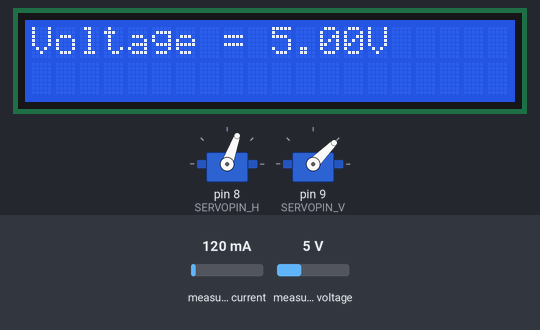
Recording of a sketch running on a simulated Arduino Uno, built with avr-gcc and run on an emulated ATmega328P. Parts: 20×2 character LCD, 2 × servo. Inputs (shaded band) come from the test bench; at power-on: measured voltage 5 V, measured current 120 mA. What the sketch prints to the serial monitor is not drawn.

Above: at 2.3 s.
2.4 s: measured voltage set to 0.3 V
At 3.7 s:
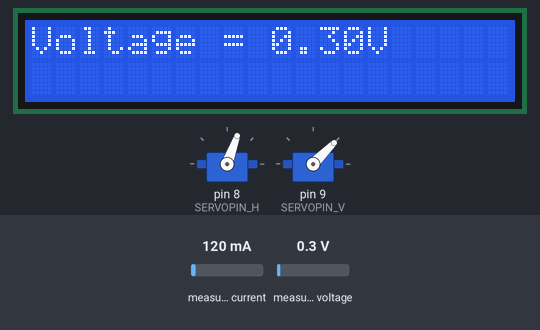
8.4 s: measured voltage set to 3.8 V
At 9.3 s:
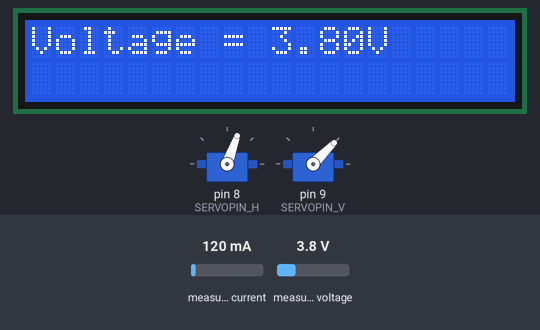
10.0 s: measured voltage set to 7.5 V
At 11.3 s:
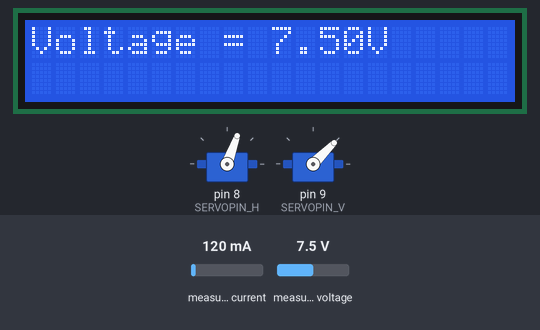
11.6 s: measured voltage set to 11.2 V
At 12.5 s:
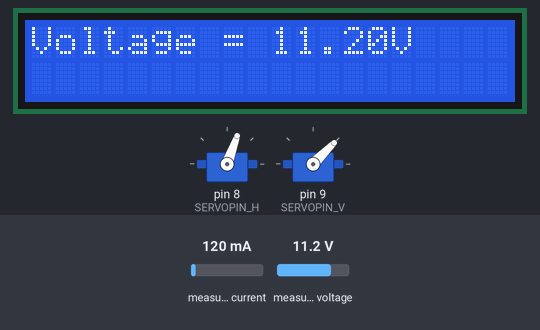
16.2 s: measured current set to 95 mA
19.2 s: measured current set to 83 mA
Timing chart, 0 to 22.2 s (numbered marks = the images above; inputs shaded):
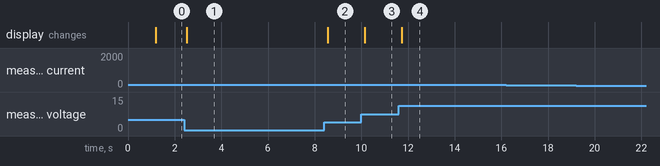

Measured:
- after the input at 2.4 s, the display: changes after 0.12 s (image 1)
- after the input at 8.4 s, the display: changes after 0.15 s (image 2)
- after the input at 10.0 s, the display: changes after 0.14 s (image 3)
- after the input at 11.6 s, the display: changes after 0.14 s (image 4)
- after the input at 16.2 s, every drawn part: stays the same
- after the input at 19.2 s, every drawn part: stays the same

The sketch:

solar_positioning_system.ino
```cpp
//Libraries
#include <Servo.h>            // Library for Servo Control
#include <Adafruit_INA219.h> // Library for INA219 Board
#include <Wire.h>             // Wire Library
#include <LiquidCrystal_I2C.h>   // Library for the LCD Display

// Initialization of Global Variables and Constants
int init_pos_horizontal = 90;
int init_pos_vertical = 0;

int t=0;

#define SERVOPIN_H 8 //Pin for the horizontal servo
#define SERVOPIN_V 9 //Pin for the vertical servo

float shuntvoltage = 0; // INA219 output values
float busvoltage = 0;
float current_mA = 0;
float loadvoltage = 0;
float power_mW = 0;

// Object definitions
Adafruit_INA219 ina219;
Servo servo_horizontal;     // Create a Servo object to control the horizontal servo motor
Servo servo_vertical;       // Create a Servo object to control the vertical servo motor
LiquidCrystal_I2C lcd(0x27,20,2); // LCD Display 4x20, first parameter is the I2C adress
String lcd_string1 = "";
String lcd_string2 = "";
// Setup Function --------------------------------------------------------
void setup()
{
  Serial.begin(9600); //define the baudrate of the serial interface to the computer
  while (!Serial) {
  delay(100); // wait for serial port to connect. Needed for native USB port only
  }

  // Initialization the INA219 board
  if (! ina219.begin())
  {
    Serial.println("Failed to find INA219 chip. No Measurement possible!");
  }
  else
  {
  // To use a lower 16V, 400mA range (higher precision on volts and amps):
    ina219.setCalibration_16V_400mA();
    Serial.println("Measuring voltage and current with INA219: Vmax=16V, Imax=400mA");
  }

  // Initialize LCD Display 4x20
  lcd.init();
  lcd.begin(20,2);
  lcd.backlight();
  lcd.clear();
  // Initialization LCD Display END

  lcd.setCursor(0,0);lcd.print("Test Line 1"); // Print on LCD Display
  lcd.setCursor(0,1);lcd.print("Test Line 2");
  delay(1000);
  lcd.clear();

  // Initialization of the servo motors
  servo_horizontal.attach(SERVOPIN_H); //attach the servo signal pin. Pin 9-13 can be used.
  servo_vertical.attach(SERVOPIN_V); //attach the servo signal pin. Pin 9-13 can be used.
  // Initialization of servos END

  move_horizontal(70);
  move_vertical(45);

  // servo_test();
}

// Main Program ----------------------------------------------------------
void loop() {
  // INA219 Test Sequence Start
  shuntvoltage = ina219.getShuntVoltage_mV();
  busvoltage = ina219.getBusVoltage_V();
  current_mA = ina219.getCurrent_mA();

  loadvoltage = busvoltage + (shuntvoltage/1000);
  power_mW = loadvoltage*current_mA;

  //Print on Serial Monitor
  Serial.print("U_Bus= "); Serial.print(busvoltage); Serial.print(" V | ");
  Serial.print("U_Shunt= "); Serial.print(shuntvoltage); Serial.print(" mV | ");
  Serial.print("U_Load= "); Serial.print(loadvoltage); Serial.print(" V | ");
  Serial.print("I= "); Serial.print(current_mA); Serial.print(" mA | ");
  Serial.print("P= "); Serial.print(power_mW); Serial.print(" mW | ");
  Serial.println("");
  lcd_string1 = "Voltage = " + String(busvoltage) + "V";
  writeToLCD(lcd_string1);
}

void writeToLCD(String text) {
  lcd.clear();
  lcd.setCursor(0,0);
  lcd.print(text);
}

void move_horizontal(int degrees) {
  servo_horizontal.write(degrees);
}

void move_vertical(int degrees) {
  servo_vertical.write(degrees);
}

void servo_test() {
  int pos;
  Serial.println("Servo test routine");
  servo_vertical.write(0);
  delay(100);
  servo_horizontal.write(0);
  delay(100);

  for (pos=0;pos<=180;pos+=5)
  {
    Serial.println("Moving horizontally in 5 degree steps");
    servo_horizontal.write(pos); //increase the position from 0 to 180 degrees in single steps and write the positon to the servo motor
    delay(100); //wait for 10 milliseconds
  }
  delay(900);

  Serial.println("Moving horizontal 90");
  servo_horizontal.write(90); //set the position of the horizontal servo motor to 0 degrees
  delay(3000);

  for (pos=0;pos<=90;pos+=5)
  {
    Serial.println("Moving vertical in 5 degree steps");
    servo_vertical.write(pos); //increase the position from 0 to 180 degrees in single steps and write the positon to the servo motor
    delay(100);           //wait for 10 milliseconds
  }
  delay(900);


  Serial.println("Moving vertical 0");
  servo_vertical.write(0); //set the position of the horizontal servo motor to 0 degrees
  delay(100);
  servo_horizontal.write(0);
  delay(100);
  Serial.println("Servo test routine ended");
}
```
